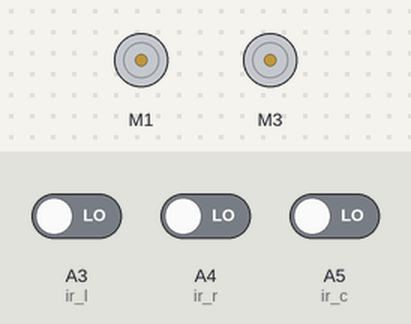
Bench run of a sketch on a simulated Arduino Uno, built with avr-gcc and run on an emulated ATmega328P. Shown: 2 × DC motor (green arrow = forward, orange = backward, longer = faster). The test bench sets the inputs (shaded band); at power-on: A3 (ir_l) LOW, A4 (ir_r) LOW, A5 (ir_c) LOW.

Above: at 1.2 s.
1.3 s: A3 (ir_l) driven HIGH
At 1.8 s:
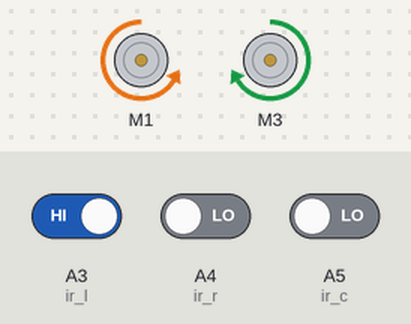
2.8 s: A3 (ir_l) driven LOW
At 4.0 s:
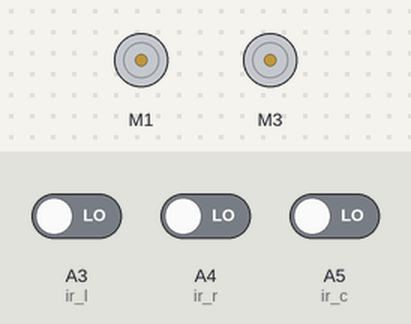
4.3 s: A4 (ir_r) driven HIGH
At 5.3 s:
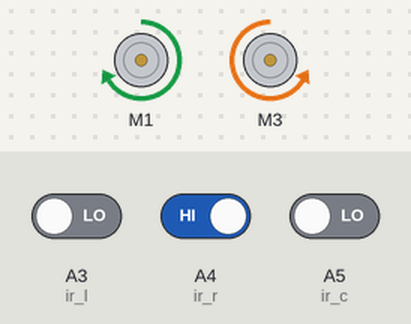
5.8 s: A4 (ir_r) driven LOW
At 6.4 s:
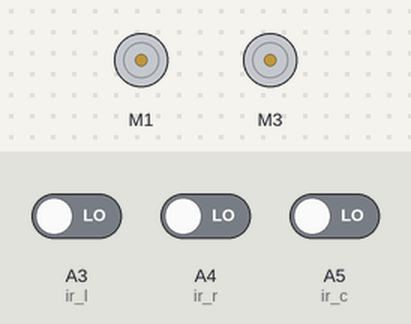
7.3 s: A5 (ir_c) driven HIGH
At 7.6 s:
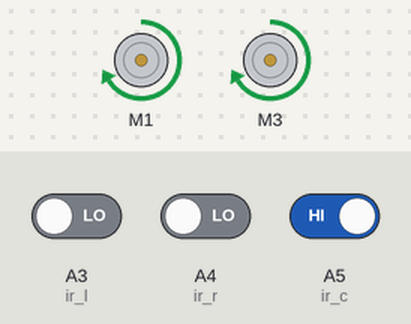
Timing chart, 0 to 9.8 s (numbered marks = the images above; inputs shaded):
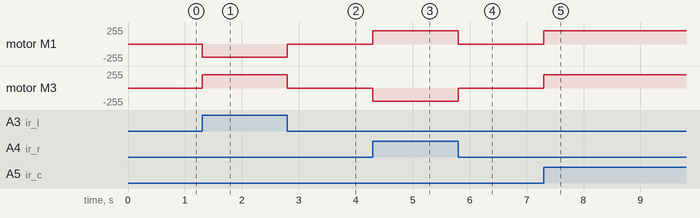

Measured:
- after the input at 1.3 s, motor M1: stopped → backward 200/255 at once; motor M3: stopped → forward 200/255 at once
- after the input at 2.8 s, motor M1: backward 200/255 → stopped at once; motor M3: forward 200/255 → stopped at once
- after the input at 4.3 s, motor M1: stopped → forward 200/255 at once; motor M3: stopped → backward 200/255 at once
- after the input at 5.8 s, motor M1: forward 200/255 → stopped at once; motor M3: backward 200/255 → stopped at once
- after the input at 7.3 s, motor M1, motor M3: stopped → forward 200/255 at once

The sketch:

InfraredNavity__Digital.ino
```cpp
#include<AFMotor.h>

#define ir_r  A4
#define ir_c  A5
#define ir_l  A3

AF_DCMotor M1(1,MOTOR12_1KHZ);
AF_DCMotor M3(3,MOTOR34_1KHZ);

void setup() {
  pinMode(ir_r,INPUT);
  pinMode(ir_c,INPUT);
  pinMode(ir_l,INPUT);


}
void loop() {
  if ((digitalRead(ir_r)==1) && (digitalRead(ir_c)==1) && (digitalRead(ir_l)==1)){
    M1.setSpeed(200);
    M1.run(FORWARD);
    M3.setSpeed(200);
    M3.run(FORWARD);
  }
  else if ((digitalRead(ir_r)==0) && (digitalRead(ir_c)==1) && (digitalRead(ir_l)==0)){
    M1.setSpeed(200);
    M1.run(FORWARD);
    M3.setSpeed(200);
    M3.run(FORWARD);
  }
  else if ((digitalRead(ir_r)==0) && (digitalRead(ir_c)==1) && (digitalRead(ir_l)==1)or(digitalRead(ir_r)==0) && (digitalRead(ir_c)==0) && (digitalRead(ir_l)==1)){
    M1.setSpeed(200);
    M1.run(BACKWARD);
    M3.setSpeed(200);
    M3.run(FORWARD);
  }
  else if ((digitalRead(ir_r)==1) && (digitalRead(ir_c)==1) && (digitalRead(ir_l)==0)or(digitalRead(ir_r)==1) && (digitalRead(ir_c)==0) && (digitalRead(ir_l)==0)){
    M1.setSpeed(200);
    M1.run(FORWARD);
    M3.setSpeed(200);
    M3.run(BACKWARD);
  }
  else if ((digitalRead(ir_r)==0) && (digitalRead(ir_c)==0) && (digitalRead(ir_l)==0)){
    M1.setSpeed(0);
    M1.run(RELEASE);
    M3.setSpeed(0);
    M3.run(RELEASE);

  }
}
```
